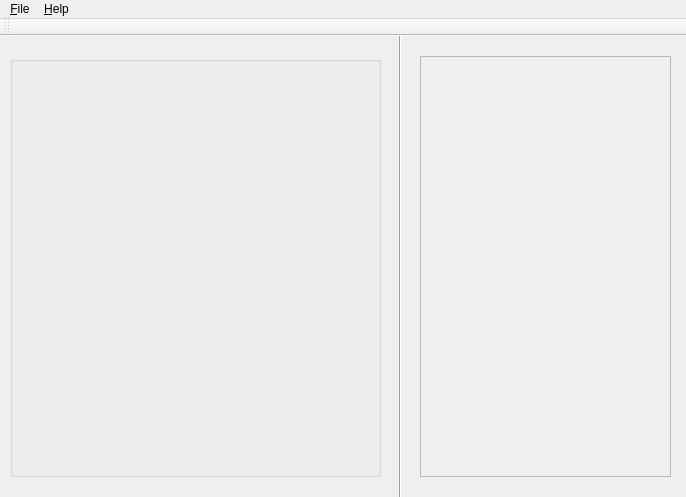
<?xml version="1.0" encoding="UTF-8"?>
<ui version="4.0">
 <class>GameWindow</class>
 <widget class="QMainWindow" name="GameWindow">
  <property name="windowModality">
   <enum>Qt::WindowModal</enum>
  </property>
  <property name="geometry">
   <rect>
    <x>0</x>
    <y>0</y>
    <width>686</width>
    <height>497</height>
   </rect>
  </property>
  <property name="windowTitle">
   <string>MainWindow</string>
  </property>
  <widget class="QWidget" name="centralWidget">
   <widget class="QGroupBox" name="groupBox">
    <property name="geometry">
     <rect>
      <x>10</x>
      <y>20</y>
      <width>371</width>
      <height>421</height>
     </rect>
    </property>
    <property name="title">
     <string/>
    </property>
    <widget class="QWidget" name="gridLayoutWidget">
     <property name="geometry">
      <rect>
       <x>20</x>
       <y>20</y>
       <width>331</width>
       <height>381</height>
      </rect>
     </property>
     <layout class="QGridLayout" name="gridLayout"/>
    </widget>
   </widget>
   <widget class="Line" name="line">
    <property name="geometry">
     <rect>
      <x>390</x>
      <y>-10</y>
      <width>20</width>
      <height>481</height>
     </rect>
    </property>
    <property name="orientation">
     <enum>Qt::Vertical</enum>
    </property>
   </widget>
   <widget class="QTextBrowser" name="textBrowser">
    <property name="enabled">
     <bool>false</bool>
    </property>
    <property name="geometry">
     <rect>
      <x>420</x>
      <y>20</y>
      <width>251</width>
      <height>421</height>
     </rect>
    </property>
   </widget>
  </widget>
  <widget class="QMenuBar" name="menuBar">
   <property name="geometry">
    <rect>
     <x>0</x>
     <y>0</y>
     <width>686</width>
     <height>21</height>
    </rect>
   </property>
   <widget class="QMenu" name="menu_File">
    <property name="title">
     <string>&amp;File</string>
    </property>
    <addaction name="action_New"/>
    <addaction name="separator"/>
    <addaction name="action_Load"/>
    <addaction name="action_Save"/>
    <addaction name="separator"/>
    <addaction name="action_Exit"/>
   </widget>
   <widget class="QMenu" name="menu_Help">
    <property name="title">
     <string>&amp;Help</string>
    </property>
    <addaction name="action_Help_Dialog"/>
    <addaction name="action_About"/>
   </widget>
   <addaction name="menu_File"/>
   <addaction name="menu_Help"/>
  </widget>
  <widget class="QToolBar" name="mainToolBar">
   <attribute name="toolBarArea">
    <enum>TopToolBarArea</enum>
   </attribute>
   <attribute name="toolBarBreak">
    <bool>false</bool>
   </attribute>
  </widget>
  <action name="action_New">
   <property name="text">
    <string>&amp;New</string>
   </property>
   <property name="shortcut">
    <string>Ctrl+N</string>
   </property>
  </action>
  <action name="action_Load">
   <property name="text">
    <string>&amp;Load</string>
   </property>
   <property name="shortcut">
    <string>Ctrl+L</string>
   </property>
  </action>
  <action name="action_Save">
   <property name="text">
    <string>&amp;Save</string>
   </property>
   <property name="shortcut">
    <string>Ctrl+S</string>
   </property>
  </action>
  <action name="action_Exit">
   <property name="text">
    <string>&amp;Exit</string>
   </property>
   <property name="shortcut">
    <string>Ctrl+Q</string>
   </property>
  </action>
  <action name="action_Help_Dialog">
   <property name="text">
    <string>&amp;Help Dialog</string>
   </property>
   <property name="shortcut">
    <string>F1</string>
   </property>
  </action>
  <action name="action_About">
   <property name="text">
    <string>&amp;About</string>
   </property>
  </action>
 </widget>
 <layoutdefault spacing="6" margin="11"/>
 <resources/>
 <connections/>
</ui>
